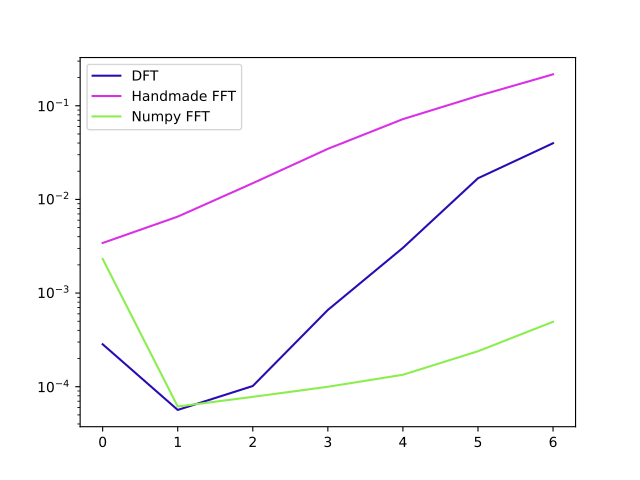

This chart was generated by the following Python code:
import numpy as np
import time
import matplotlib.pyplot as plt
def get_fft(sample):
   if len(sample) == 1:
      return sample
   odd = get_fft(sample[1::2])
   even = get_fft(sample[::2])
    
   n = len(sample)
   answer = np.zeros(n, dtype=np.complex128)
    
   for k in range (len(sample) // 2):
       half_transform = np.exp(-1j*2*np.pi*k) * odd
       answer[k] = even[k] + half_transform[k]
       answer[k+n//2] = even[k] - half_transform[k]
   return answer
dft_times = []
fft_times = []
numpy_times = []
size = 128
while size < 16384:
    coords = np.arange(size)
    basis = np.outer(coords, coords)
    exponents = 2 * np.pi * 1j * basis / size
    fourier = np.exp(exponents)
    sample = np.random.rand(size)
    t0 = time.time()
    ans_dft  = np.matmul(fourier, sample)
    t1=time.time()
    dft_times.append(t1-t0)

    t0 = time.time()
    ans_numpy = np.fft.fft(sample)
    t1=time.time()
    numpy_times.append(t1-t0)

    t0 = time.time()
    get_fft(sample)
    t1 = time.time()
    fft_times.append(t1-t0)

    size *=2
    
xticks = np.arange(len(fft_times))
plt.plot(xticks, dft_times, color = '#290bb3', label = 'DFT')
plt.plot(xticks, fft_times, color = '#d930e6', label = 'Handmade FFT')
plt.plot(xticks, numpy_times, color = '#8bed4e', label = 'Numpy FFT')
plt.legend()
plt.yscale('log')
plt.savefig("ex1.pdf")
